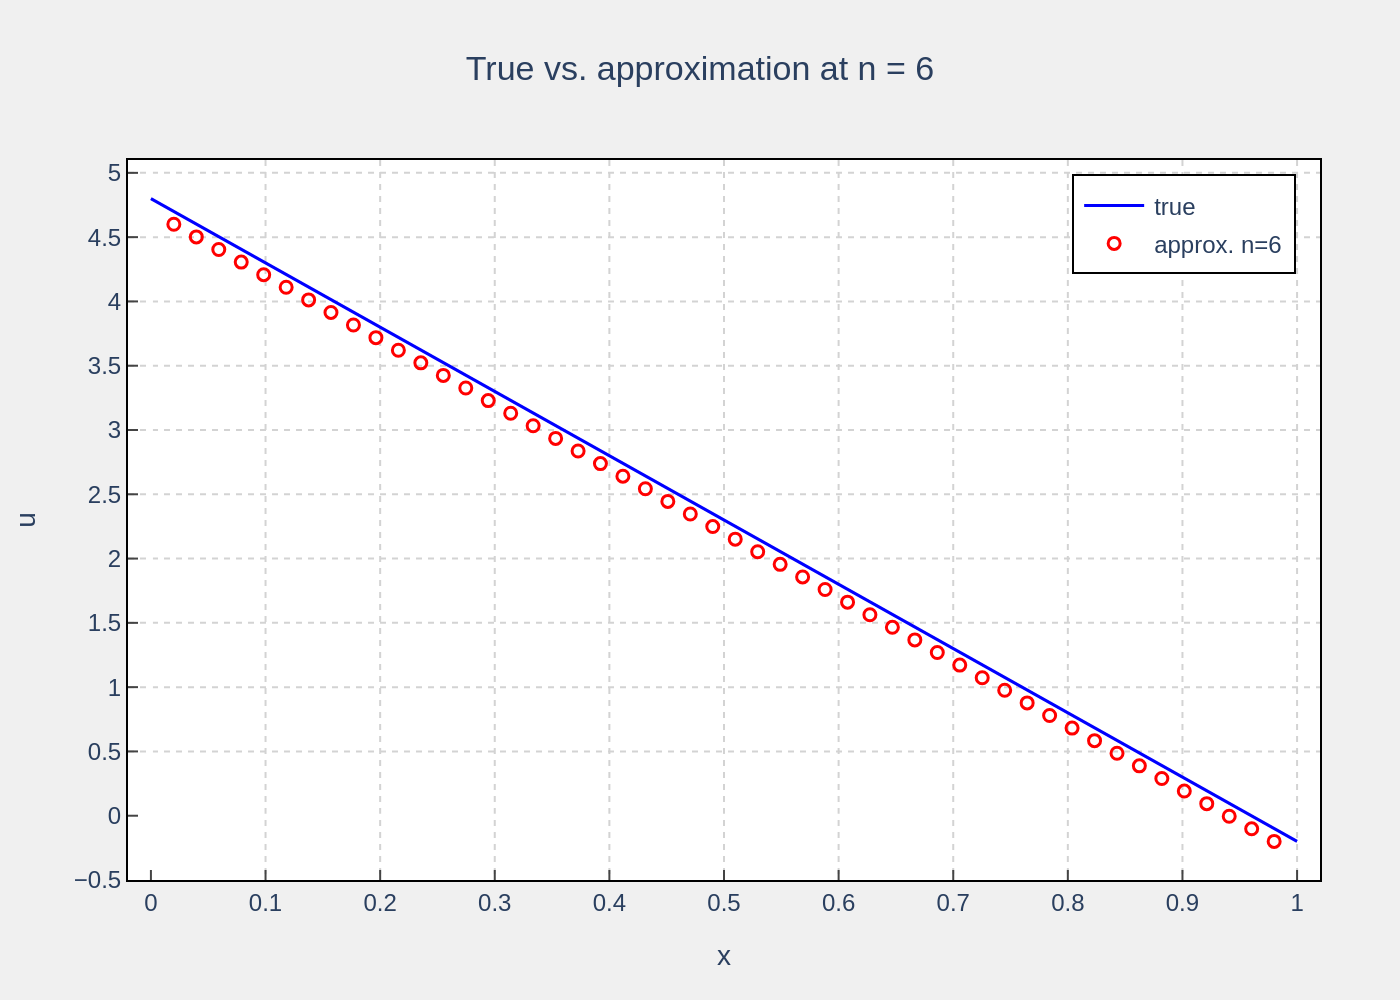

Write Python code to recreate this figure.
import sys
import json
import plotly.graph_objects as go
from pathlib import Path

# Check if a file path is provided as a command-line argument
if len(sys.argv) != 2:
    print("Usage: python script.py <path_to_json_file>")
    sys.exit(1)

json_file_path = Path(sys.argv[1])

# Check if the JSON file exists
if not json_file_path.is_file():
    print(f"Error: File not found at {json_file_path}")
    sys.exit(1)

# Read the JSON data from the file
try:
    with open(json_file_path, 'r', encoding='utf-8') as f:
        chart_details = json.load(f)
except json.JSONDecodeError:
    print(f"Error: Invalid JSON format in {json_file_path}")
    sys.exit(1)

# Extract data for plotting
chart_data = chart_details.get('chart_data', [])
texts = chart_details.get('texts', {})
colors = chart_details.get('colors', [])

# Create a new figure
fig = go.Figure()

# Add traces to the figure
for i, series in enumerate(chart_data):
    color = colors[i % len(colors)]
    trace_config = {
        'x': series.get('x'),
        'y': series.get('y'),
        'name': series.get('name'),
        'mode': series.get('mode', 'lines'),
    }

    if trace_config['mode'] == 'lines':
        trace_config['line'] = dict(color=color, width=1.5)
    elif trace_config['mode'] == 'markers':
        trace_config['marker'] = dict(
            color=color,
            symbol='circle-open',
            size=6,
            line=dict(width=1.5)
        )
    
    fig.add_trace(go.Scatter(**trace_config))

# Combine title and subtitle
title_text = texts.get('title', '')
if texts.get('subtitle'):
    title_text += f"<br><sub>{texts['subtitle']}</sub>"

# Update layout
fig.update_layout(
    title=dict(
        text=title_text,
        x=0.5,
        xanchor='center'
    ),
    xaxis=dict(
        title=texts.get('x_axis_title'),
        range=[-0.02, 1.02],
        tickmode='linear',
        tick0=0,
        dtick=0.1,
        gridcolor='lightgray',
        griddash='dot',
        showline=True,
        linewidth=1,
        linecolor='black',
        mirror=True,
        ticks='inside'
    ),
    yaxis=dict(
        title=texts.get('y_axis_title'),
        range=[-0.5, 5.1],
        tickmode='linear',
        tick0=0,
        dtick=0.5,
        gridcolor='lightgray',
        griddash='dot',
        showline=True,
        linewidth=1,
        linecolor='black',
        mirror=True,
        ticks='inside'
    ),
    font=dict(
        family="Arial"
    ),
    legend=dict(
        x=0.98,
        y=0.98,
        xanchor='right',
        yanchor='top',
        bgcolor='white',
        bordercolor='black',
        borderwidth=1
    ),
    plot_bgcolor='white',
    paper_bgcolor='rgb(240, 240, 240)',
    margin=dict(l=60, r=40, t=80, b=60)
)

# Generate the output filename from the input JSON filename
output_filename = json_file_path.with_suffix('.png')

# Save the figure as a PNG image
fig.write_image(output_filename, scale=2)

print(f"Chart saved to {output_filename}")
